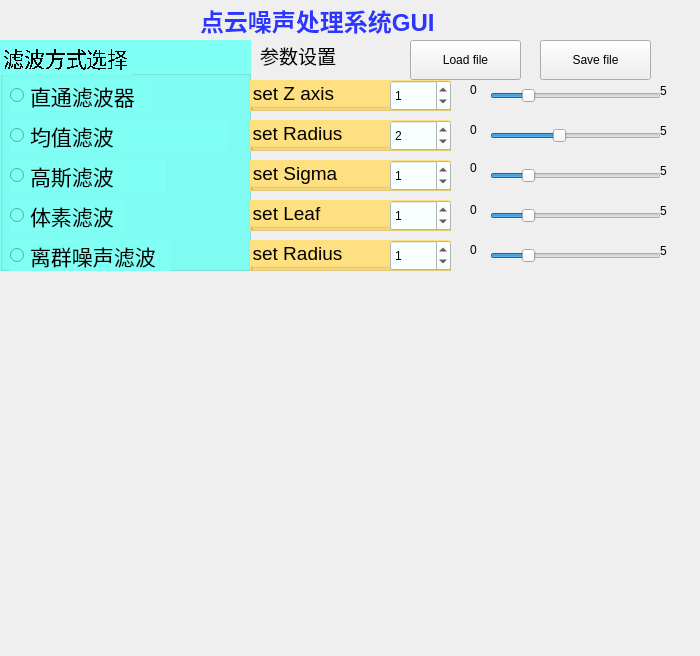
<?xml version="1.0" encoding="UTF-8"?>
<ui version="4.0">
 <class>PCLViewer</class>
 <widget class="QMainWindow" name="PCLViewer">
  <property name="windowModality">
   <enum>Qt::NonModal</enum>
  </property>
  <property name="geometry">
   <rect>
    <x>0</x>
    <y>0</y>
    <width>700</width>
    <height>656</height>
   </rect>
  </property>
  <property name="minimumSize">
   <size>
    <width>0</width>
    <height>0</height>
   </size>
  </property>
  <property name="maximumSize">
   <size>
    <width>5000</width>
    <height>5000</height>
   </size>
  </property>
  <property name="windowTitle">
   <string>PCLViewer</string>
  </property>
  <widget class="QWidget" name="centralwidget">
   <widget class="QVTKWidget" name="qvtkWidget" native="true">
    <property name="geometry">
     <rect>
      <x>10</x>
      <y>290</y>
      <width>681</width>
      <height>341</height>
     </rect>
    </property>
    <property name="sizePolicy">
     <sizepolicy hsizetype="Expanding" vsizetype="Expanding">
      <horstretch>50</horstretch>
      <verstretch>0</verstretch>
     </sizepolicy>
    </property>
    <property name="minimumSize">
     <size>
      <width>320</width>
      <height>240</height>
     </size>
    </property>
    <property name="styleSheet">
     <string notr="true">color: rgb(78, 25, 255);</string>
    </property>
   </widget>
   <widget class="QGroupBox" name="groupBox_ColorMode">
    <property name="geometry">
     <rect>
      <x>0</x>
      <y>40</y>
      <width>251</width>
      <height>231</height>
     </rect>
    </property>
    <property name="sizePolicy">
     <sizepolicy hsizetype="Ignored" vsizetype="Ignored">
      <horstretch>0</horstretch>
      <verstretch>0</verstretch>
     </sizepolicy>
    </property>
    <property name="minimumSize">
     <size>
      <width>236</width>
      <height>94</height>
     </size>
    </property>
    <property name="font">
     <font>
      <family>Sans Serif</family>
      <pointsize>16</pointsize>
      <weight>50</weight>
      <italic>false</italic>
      <bold>false</bold>
      <stylestrategy>NoAntialias</stylestrategy>
     </font>
    </property>
    <property name="contextMenuPolicy">
     <enum>Qt::NoContextMenu</enum>
    </property>
    <property name="layoutDirection">
     <enum>Qt::LeftToRight</enum>
    </property>
    <property name="styleSheet">
     <string notr="true">background-color: rgb(128, 255, 245);</string>
    </property>
    <property name="title">
     <string>滤波方式选择</string>
    </property>
    <widget class="QRadioButton" name="radioButton_PassThrough">
     <property name="geometry">
      <rect>
       <x>10</x>
       <y>40</y>
       <width>141</width>
       <height>31</height>
      </rect>
     </property>
     <property name="font">
      <font>
       <pointsize>16</pointsize>
       <weight>50</weight>
       <bold>false</bold>
      </font>
     </property>
     <property name="text">
      <string>直通滤波器</string>
     </property>
    </widget>
    <widget class="QRadioButton" name="radioButton_Gaussian">
     <property name="geometry">
      <rect>
       <x>10</x>
       <y>120</y>
       <width>156</width>
       <height>31</height>
      </rect>
     </property>
     <property name="font">
      <font>
       <pointsize>16</pointsize>
       <weight>50</weight>
       <bold>false</bold>
      </font>
     </property>
     <property name="text">
      <string>高斯滤波</string>
     </property>
    </widget>
    <widget class="QRadioButton" name="radioButton_Outliers">
     <property name="geometry">
      <rect>
       <x>10</x>
       <y>200</y>
       <width>161</width>
       <height>31</height>
      </rect>
     </property>
     <property name="font">
      <font>
       <pointsize>16</pointsize>
       <weight>50</weight>
       <bold>false</bold>
      </font>
     </property>
     <property name="text">
      <string>离群噪声滤波</string>
     </property>
    </widget>
    <widget class="QRadioButton" name="radioButton_Uniform">
     <property name="geometry">
      <rect>
       <x>10</x>
       <y>80</y>
       <width>218</width>
       <height>31</height>
      </rect>
     </property>
     <property name="font">
      <font>
       <pointsize>16</pointsize>
       <weight>50</weight>
       <bold>false</bold>
      </font>
     </property>
     <property name="text">
      <string>均值滤波</string>
     </property>
    </widget>
    <widget class="QRadioButton" name="radioButton_Voxel">
     <property name="geometry">
      <rect>
       <x>10</x>
       <y>160</y>
       <width>115</width>
       <height>31</height>
      </rect>
     </property>
     <property name="font">
      <font>
       <pointsize>16</pointsize>
       <weight>50</weight>
       <bold>false</bold>
      </font>
     </property>
     <property name="text">
      <string>体素滤波</string>
     </property>
     <property name="checked">
      <bool>false</bool>
     </property>
    </widget>
   </widget>
   <widget class="QPushButton" name="pushButton_save">
    <property name="geometry">
     <rect>
      <x>540</x>
      <y>40</y>
      <width>111</width>
      <height>40</height>
     </rect>
    </property>
    <property name="minimumSize">
     <size>
      <width>50</width>
      <height>40</height>
     </size>
    </property>
    <property name="text">
     <string>Save file</string>
    </property>
   </widget>
   <widget class="QGroupBox" name="groupBox_1">
    <property name="geometry">
     <rect>
      <x>250</x>
      <y>80</y>
      <width>201</width>
      <height>31</height>
     </rect>
    </property>
    <property name="font">
     <font>
      <pointsize>14</pointsize>
      <weight>50</weight>
      <bold>false</bold>
     </font>
    </property>
    <property name="styleSheet">
     <string notr="true">background-color: rgb(255, 224, 128);</string>
    </property>
    <property name="title">
     <string>set Z axis</string>
    </property>
    <widget class="QSpinBox" name="spinBoxCount_1">
     <property name="geometry">
      <rect>
       <x>140</x>
       <y>0</y>
       <width>61</width>
       <height>31</height>
      </rect>
     </property>
     <property name="styleSheet">
      <string notr="true">background-color: rgb(247, 255, 255);</string>
     </property>
     <property name="maximum">
      <number>5</number>
     </property>
     <property name="singleStep">
      <number>1</number>
     </property>
     <property name="value">
      <number>1</number>
     </property>
    </widget>
   </widget>
   <widget class="QLabel" name="label">
    <property name="geometry">
     <rect>
      <x>200</x>
      <y>0</y>
      <width>251</width>
      <height>41</height>
     </rect>
    </property>
    <property name="styleSheet">
     <string notr="true">color: rgb(44, 54, 255);</string>
    </property>
    <property name="text">
     <string>&lt;html&gt;&lt;head/&gt;&lt;body&gt;&lt;p&gt;&lt;span style=&quot; font-size:18pt; font-weight:600;&quot;&gt;点云噪声处理系统GUI &lt;/span&gt;&lt;/p&gt;&lt;/body&gt;&lt;/html&gt;</string>
    </property>
   </widget>
   <widget class="QSlider" name="horizontalSlider_1">
    <property name="geometry">
     <rect>
      <x>490</x>
      <y>80</y>
      <width>171</width>
      <height>31</height>
     </rect>
    </property>
    <property name="minimum">
     <number>0</number>
    </property>
    <property name="maximum">
     <number>5</number>
    </property>
    <property name="singleStep">
     <number>1</number>
    </property>
    <property name="value">
     <number>1</number>
    </property>
    <property name="orientation">
     <enum>Qt::Horizontal</enum>
    </property>
   </widget>
   <widget class="QLabel" name="label_2">
    <property name="geometry">
     <rect>
      <x>470</x>
      <y>80</y>
      <width>16</width>
      <height>20</height>
     </rect>
    </property>
    <property name="text">
     <string>0</string>
    </property>
   </widget>
   <widget class="QLabel" name="label_3">
    <property name="geometry">
     <rect>
      <x>660</x>
      <y>80</y>
      <width>31</width>
      <height>21</height>
     </rect>
    </property>
    <property name="text">
     <string>5</string>
    </property>
   </widget>
   <widget class="QLabel" name="label_4">
    <property name="geometry">
     <rect>
      <x>260</x>
      <y>40</y>
      <width>161</width>
      <height>31</height>
     </rect>
    </property>
    <property name="font">
     <font>
      <family>Ubuntu</family>
      <pointsize>14</pointsize>
      <weight>7</weight>
      <italic>false</italic>
      <bold>false</bold>
     </font>
    </property>
    <property name="styleSheet">
     <string notr="true">font: 75 12pt &quot;Ubuntu&quot;;
font: 11pt &quot;Ubuntu Condensed&quot;;
font: 63 14pt &quot;Ubuntu&quot;;</string>
    </property>
    <property name="locale">
     <locale language="Chinese" country="China"/>
    </property>
    <property name="text">
     <string>参数设置</string>
    </property>
   </widget>
   <widget class="QGroupBox" name="groupBox_2">
    <property name="geometry">
     <rect>
      <x>250</x>
      <y>120</y>
      <width>201</width>
      <height>31</height>
     </rect>
    </property>
    <property name="font">
     <font>
      <pointsize>14</pointsize>
      <weight>50</weight>
      <bold>false</bold>
     </font>
    </property>
    <property name="styleSheet">
     <string notr="true">background-color: rgb(255, 224, 128);</string>
    </property>
    <property name="title">
     <string>set Radius</string>
    </property>
    <widget class="QSpinBox" name="spinBoxCount_2">
     <property name="geometry">
      <rect>
       <x>140</x>
       <y>0</y>
       <width>61</width>
       <height>31</height>
      </rect>
     </property>
     <property name="styleSheet">
      <string notr="true">background-color: rgb(247, 255, 255);</string>
     </property>
     <property name="minimum">
      <number>0</number>
     </property>
     <property name="maximum">
      <number>5</number>
     </property>
     <property name="value">
      <number>2</number>
     </property>
    </widget>
   </widget>
   <widget class="QLabel" name="label_5">
    <property name="geometry">
     <rect>
      <x>660</x>
      <y>120</y>
      <width>31</width>
      <height>21</height>
     </rect>
    </property>
    <property name="text">
     <string>5</string>
    </property>
   </widget>
   <widget class="QSlider" name="horizontalSlider_2">
    <property name="geometry">
     <rect>
      <x>490</x>
      <y>120</y>
      <width>171</width>
      <height>31</height>
     </rect>
    </property>
    <property name="maximum">
     <number>5</number>
    </property>
    <property name="value">
     <number>2</number>
    </property>
    <property name="orientation">
     <enum>Qt::Horizontal</enum>
    </property>
   </widget>
   <widget class="QLabel" name="label_6">
    <property name="geometry">
     <rect>
      <x>470</x>
      <y>120</y>
      <width>16</width>
      <height>20</height>
     </rect>
    </property>
    <property name="text">
     <string>0</string>
    </property>
   </widget>
   <widget class="QGroupBox" name="groupBox_4">
    <property name="geometry">
     <rect>
      <x>250</x>
      <y>200</y>
      <width>201</width>
      <height>31</height>
     </rect>
    </property>
    <property name="font">
     <font>
      <pointsize>14</pointsize>
      <weight>50</weight>
      <bold>false</bold>
     </font>
    </property>
    <property name="styleSheet">
     <string notr="true">background-color: rgb(255, 224, 128);</string>
    </property>
    <property name="title">
     <string>set Leaf</string>
    </property>
    <widget class="QSpinBox" name="spinBoxCount_4">
     <property name="geometry">
      <rect>
       <x>140</x>
       <y>0</y>
       <width>61</width>
       <height>31</height>
      </rect>
     </property>
     <property name="styleSheet">
      <string notr="true">background-color: rgb(247, 255, 255);</string>
     </property>
     <property name="minimum">
      <number>0</number>
     </property>
     <property name="maximum">
      <number>5</number>
     </property>
     <property name="singleStep">
      <number>1</number>
     </property>
     <property name="value">
      <number>1</number>
     </property>
    </widget>
   </widget>
   <widget class="QGroupBox" name="groupBox_3">
    <property name="geometry">
     <rect>
      <x>250</x>
      <y>160</y>
      <width>201</width>
      <height>31</height>
     </rect>
    </property>
    <property name="font">
     <font>
      <pointsize>14</pointsize>
      <weight>50</weight>
      <bold>false</bold>
     </font>
    </property>
    <property name="styleSheet">
     <string notr="true">background-color: rgb(255, 224, 128);</string>
    </property>
    <property name="title">
     <string>set Sigma</string>
    </property>
    <widget class="QSpinBox" name="spinBoxCount_3">
     <property name="geometry">
      <rect>
       <x>140</x>
       <y>0</y>
       <width>61</width>
       <height>31</height>
      </rect>
     </property>
     <property name="styleSheet">
      <string notr="true">background-color: rgb(247, 255, 255);</string>
     </property>
     <property name="minimum">
      <number>0</number>
     </property>
     <property name="maximum">
      <number>5</number>
     </property>
     <property name="singleStep">
      <number>1</number>
     </property>
     <property name="value">
      <number>1</number>
     </property>
    </widget>
   </widget>
   <widget class="QLabel" name="label_7">
    <property name="geometry">
     <rect>
      <x>660</x>
      <y>160</y>
      <width>31</width>
      <height>21</height>
     </rect>
    </property>
    <property name="text">
     <string>5</string>
    </property>
   </widget>
   <widget class="QSlider" name="horizontalSlider_3">
    <property name="geometry">
     <rect>
      <x>490</x>
      <y>160</y>
      <width>171</width>
      <height>31</height>
     </rect>
    </property>
    <property name="maximum">
     <number>5</number>
    </property>
    <property name="value">
     <number>1</number>
    </property>
    <property name="orientation">
     <enum>Qt::Horizontal</enum>
    </property>
   </widget>
   <widget class="QLabel" name="label_8">
    <property name="geometry">
     <rect>
      <x>470</x>
      <y>160</y>
      <width>16</width>
      <height>16</height>
     </rect>
    </property>
    <property name="text">
     <string>0</string>
    </property>
   </widget>
   <widget class="QSlider" name="horizontalSlider_4">
    <property name="geometry">
     <rect>
      <x>490</x>
      <y>200</y>
      <width>171</width>
      <height>31</height>
     </rect>
    </property>
    <property name="maximum">
     <number>5</number>
    </property>
    <property name="value">
     <number>1</number>
    </property>
    <property name="orientation">
     <enum>Qt::Horizontal</enum>
    </property>
   </widget>
   <widget class="QLabel" name="label_9">
    <property name="geometry">
     <rect>
      <x>470</x>
      <y>200</y>
      <width>21</width>
      <height>20</height>
     </rect>
    </property>
    <property name="text">
     <string>0</string>
    </property>
   </widget>
   <widget class="QLabel" name="label_10">
    <property name="geometry">
     <rect>
      <x>660</x>
      <y>200</y>
      <width>31</width>
      <height>21</height>
     </rect>
    </property>
    <property name="text">
     <string>5</string>
    </property>
   </widget>
   <widget class="QSlider" name="horizontalSlider_5">
    <property name="geometry">
     <rect>
      <x>490</x>
      <y>240</y>
      <width>171</width>
      <height>31</height>
     </rect>
    </property>
    <property name="maximum">
     <number>5</number>
    </property>
    <property name="value">
     <number>1</number>
    </property>
    <property name="orientation">
     <enum>Qt::Horizontal</enum>
    </property>
   </widget>
   <widget class="QLabel" name="label_11">
    <property name="geometry">
     <rect>
      <x>470</x>
      <y>240</y>
      <width>21</width>
      <height>20</height>
     </rect>
    </property>
    <property name="text">
     <string>0</string>
    </property>
   </widget>
   <widget class="QLabel" name="label_12">
    <property name="geometry">
     <rect>
      <x>660</x>
      <y>240</y>
      <width>31</width>
      <height>21</height>
     </rect>
    </property>
    <property name="text">
     <string>5</string>
    </property>
   </widget>
   <widget class="QGroupBox" name="groupBox_5">
    <property name="geometry">
     <rect>
      <x>250</x>
      <y>240</y>
      <width>201</width>
      <height>31</height>
     </rect>
    </property>
    <property name="font">
     <font>
      <pointsize>14</pointsize>
      <weight>50</weight>
      <bold>false</bold>
     </font>
    </property>
    <property name="styleSheet">
     <string notr="true">background-color: rgb(255, 224, 128);</string>
    </property>
    <property name="title">
     <string>set Radius</string>
    </property>
    <widget class="QSpinBox" name="spinBoxCount_5">
     <property name="geometry">
      <rect>
       <x>140</x>
       <y>0</y>
       <width>61</width>
       <height>31</height>
      </rect>
     </property>
     <property name="styleSheet">
      <string notr="true">background-color: rgb(247, 255, 255);</string>
     </property>
     <property name="minimum">
      <number>0</number>
     </property>
     <property name="maximum">
      <number>5</number>
     </property>
     <property name="singleStep">
      <number>1</number>
     </property>
     <property name="value">
      <number>1</number>
     </property>
    </widget>
   </widget>
   <widget class="QPushButton" name="pushButton_load">
    <property name="enabled">
     <bool>true</bool>
    </property>
    <property name="geometry">
     <rect>
      <x>410</x>
      <y>40</y>
      <width>111</width>
      <height>40</height>
     </rect>
    </property>
    <property name="minimumSize">
     <size>
      <width>50</width>
      <height>40</height>
     </size>
    </property>
    <property name="styleSheet">
     <string notr="true">border-color: rgb(255, 17, 92);</string>
    </property>
    <property name="text">
     <string>Load file</string>
    </property>
   </widget>
  </widget>
 </widget>
 <customwidgets>
  <customwidget>
   <class>QVTKWidget</class>
   <extends>QWidget</extends>
   <header>QVTKWidget.h</header>
  </customwidget>
 </customwidgets>
 <resources/>
 <connections/>
</ui>
